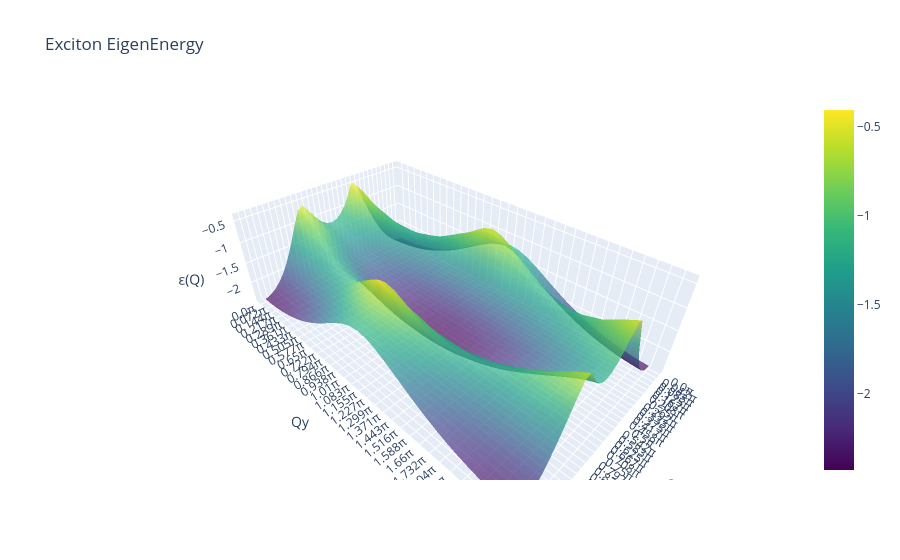

Notebook cell for this chart:
### Code cell
Graph3D(ni_eval,1,"Images/Tests")

### Figure 1 — Plotly figure (JSON) as saved in the notebook; plotly's stock layout.template omitted (floating-point values rounded to 4 significant figures; data arrays with more than 128 entries replaced by an {"elided": "..."} marker saying what was removed)
{"data": [{"colorscale": [[0, "#440154"], [0.1111, "#482878"], [0.2222, "#3e4989"], [0.3333, "#31688e"], [0.4444, "#26828e"], [0.5556, "#1f9e89"], [0.6667, "#35b779"], [0.7778, "#6ece58"], [0.8889, "#b5de2b"], [1, "#fde725"]], "name": "band 0", "opacity": 0.7, "type": "surface", "x": {"elided": "32x32 float values"}, "y": {"elided": "32x32 float values"}, "z": {"elided": "32x32 float values"}}], "layout": {"scene": {"xaxis": {"ticktext": ["0.0π", "0.042π", "0.083π", "0.125π", "0.167π", "0.208π", "0.25π", "0.292π", "0.333π", "0.375π", "0.417π", "0.458π", "0.5π", "0.542π", "0.583π", "0.625π", "0.667π", "0.708π", "0.75π", "0.792π", "0.833π", "0.875π", "0.917π", "0.958π", "1.0π", "1.042π", "1.083π", "1.125π", "1.167π", "1.208π", "1.25π", "1.292π"], "tickvals": [0.0, 0.1309, 0.2618, 0.3927, 0.5236, 0.6545, 0.7854, 0.9163, 1.047, 1.178, 1.309, 1.44, 1.571, 1.702, 1.833, 1.963, 2.094, 2.225, 2.356, 2.487, 2.618, 2.749, 2.88, 3.011, 3.142, 3.272, 3.403, 3.534, 3.665, 3.796, 3.927, 4.058], "title": {"text": "Qx"}}, "yaxis": {"ticktext": ["0.0π", "0.072π", "0.144π", "0.217π", "0.289π", "0.361π", "0.433π", "0.505π", "0.577π", "0.65π", "0.722π", "0.794π", "0.866π", "0.938π", "1.01π", "1.083π", "1.155π", "1.227π", "1.299π", "1.371π", "1.443π", "1.516π", "1.588π", "1.66π", "1.732π", "1.804π", "1.876π", "1.949π", "2.021π", "2.093π", "2.165π", "2.237π"], "tickvals": [0.0, 0.2267, 0.4534, 0.6802, 0.9069, 1.134, 1.36, 1.587, 1.814, 2.041, 2.267, 2.494, 2.721, 2.947, 3.174, 3.401, 3.628, 3.854, 4.081, 4.308, 4.534, 4.761, 4.988, 5.215, 5.441, 5.668, 5.895, 6.122, 6.348, 6.575, 6.802, 7.028], "title": {"text": "Qy"}}, "zaxis": {"title": {"text": "ε(Q)"}}}, "title": {"text": "Exciton EigenEnergy"}}}
